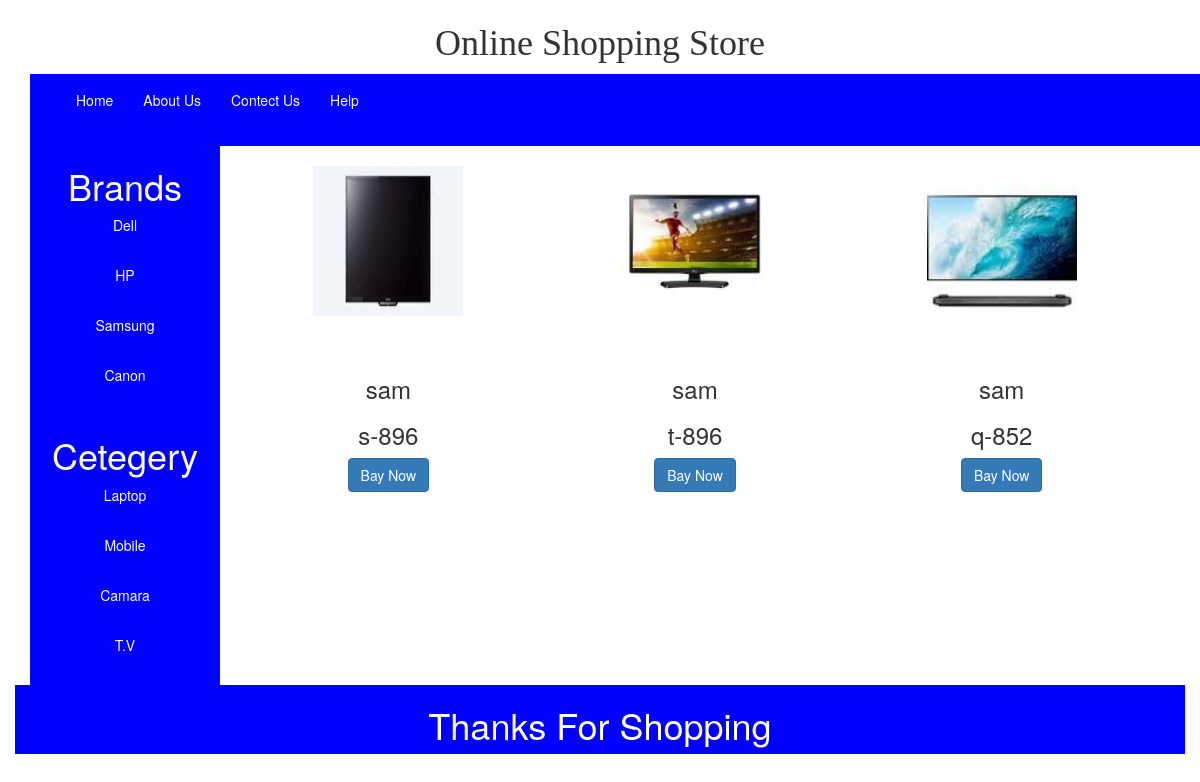
/tv.php, run on the app's committed database.
### tables this page shows
CREATE TABLE `product` (
  `id` int(11) NOT NULL,
  `name` varchar(50) DEFAULT NULL,
  `cat` varchar(50) DEFAULT NULL,
  `brand` varchar(50) DEFAULT NULL,
  `price` varchar(50) DEFAULT NULL,
  `img` varchar(100) DEFAULT NULL
);

### tv.php (the view, shortened to what this page needs)
<?php
include("connection.php");
?>
<!DOCTYPE html>
<html>
<head>
	<link type="text/css" rel="stylesheet" href="css/bootstrap.css" />
</head>
<body>
		<div class="container">
			<h1 align="center"><font face="Centaur">Online Shopping Store</font></h1>
		</div>
		<div class="container">
											<div class="container" style="background: blue; color: white;">
								<div class="row">
								<div class="col-sm-12 mymanu">
								<nav class="navbar ">
								<div class="collapse navbar-collapse" id="mystyle">
								    <ul class="nav navbar-nav">
								<li><a href="index.php" class="active"><font color="white">Home</font></a></li>
								<li><a href="#"><font color="white">About Us</font></a></li>
								<li><a href="#"><font color="white">Contect Us</font></a></li>
								<li><a href="#"><font color="white">Help</a></font></li>
								</ul>
								</nav>
								</div>
								</div>
								</div>
		</div>
		<div class="container">
				<div class="col-sm-2" style="background-color: blue;color: white">
					<h1 align="center">Brands</h1>
                      <center>  <p><a href="dell.php" style="color: white">Dell</a></p><br>
                         <p><a href="hp.php" style="color: white">HP</a></p><br>
                          <p><a href="sam.php" style="color: white">Samsung</a></p><br>
                          <p><a href="cam.php" style="color: white">Canon</a></p><br></center>
					<h1 align="center">Cetegery</h1>
                         <center>  <p><a href="l.php" style="color: white">Laptop</a></p><br>
                         <p><a href="m.php" style="color: white">Mobile</a></p><br>
                          <p><a href="c.php" style="color: white">Camara</a></p><br>
                          <p><a href="tv.php" style="color: white">T.V</a></p><br></center>
				</div>
				<div class="col-sm-10"><br>
					<?php
					$d2="tv";
                            $q="select * from product where cat like '%$d2%'";
                            $run=mysqli_query($link,$q);
                            while($row=mysqli_fetch_array($run))
                            {
                            	$id=$row['id'];
                            	$name=$row['name'];
                            	$img=$row['img'];
                            	$brand=$row['brand'];
                         ?>
					<div class="col-sm-4"><center><?php echo "<img src='admin/c/$img' width='150px' height='150px'>"; ?></center><br><br>
						<h3 align="center"><?php echo $brand; ?></h3>
						<h3 align="center"><?php echo $name; ?></h3>
						<center><a href="b.php?id=<?php echo $id; ?>" class="btn btn-primary">Bay Now</a></center>
					</div>
					<?php
                    }
					?>
				</div>
		</div>
		<div class="container" style="background-color: blue;color: white">
			<h1 align="center">Thanks For Shopping</h1>
		</div>
</body>
</html>

### data on the page
product: img (picture), brand "sam", name "s-896"
product: img (picture), brand "sam", name "t-896"
product: img (picture), brand "sam", name "q-852"
